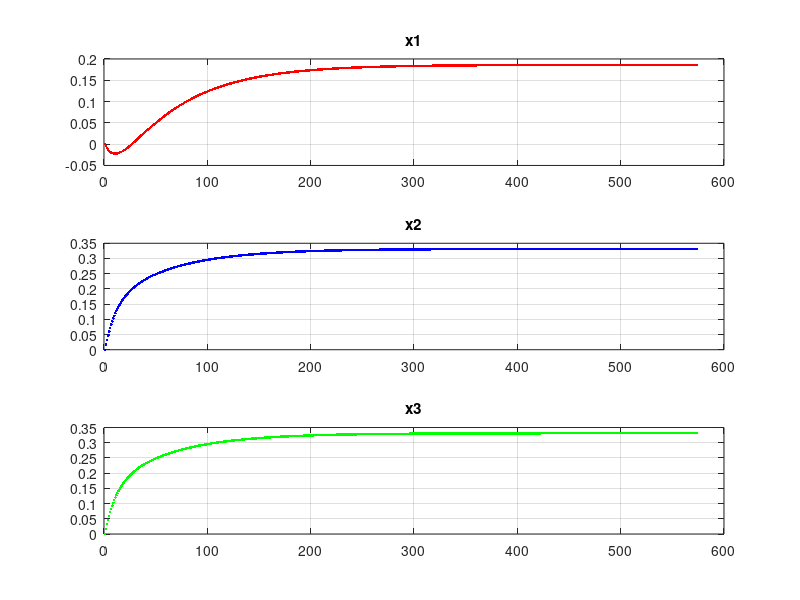
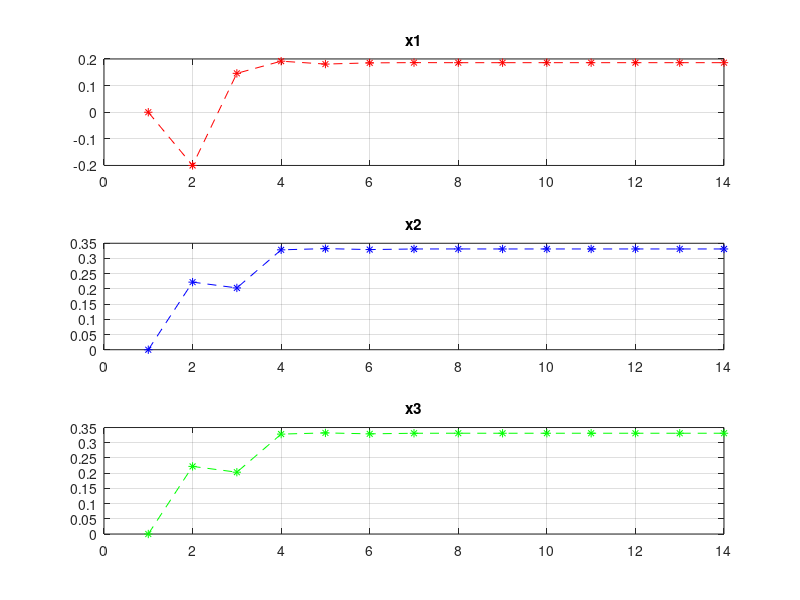

Recreate these plots in MATLAB, in order.
tic

clear;close all;clc;
%#Gradient discent method
A=[5 -2 3;-3 9 1;2 -1 -7];%Augmented matrix
b=[-1;2;3];% Right hand side matrix
H=@(x)[5*x(1)-2*x(2)+3*x(3)+1;-3*x(1)+9*x(2)+x(3)-2;2*x(1)-x(2)-7*x(3)-3];
J=[5 -2 3;-3 9 1;2 -1 -7];%Jacobian of H(x)
F=@(x) sum(H(x).^2)/2;%our objective function as the norm of H(x)
GF=@(x)J'*H(x);
L=10^(-3);%Gamma value
x=[0;0;0];%initial guess.
eps=10^(-8);
i=1;
f=[];
f(i)=F(x);
p=[x];
t=[i];
while f(i)>eps %==> observation the Stopping criteria
    i=i+1;
    t=[t,i];
    x=x-L*GF(x);
    p=[p,x];
    f(i)=F(x);
end
disp('#Gradient discent method : ')
x
i1=i%final interation value
x1=p(1,:);
x2=p(2,:);
x3=p(3,:);
figure
%subtitle('Gradient discent');
subplot(3,1,1);
plot(t,x1,'r.')
title('x1')
grid on
subplot(3,1,2);
plot(t,x2,'b.')
title('x2')
grid on
subplot(3,1,3);
plot(t,x2,'g.')
title('x3')
grid on
%#Fixed point method
x=[0;0;0];
%followin jacobian method as a type of fixed point method:
X=@(x)[(2*x(2)-3*x(3)-1)/5;(3*x(1)-x(3)+2)/9;(2*x(1)-x(2)-3)/7];
i=1;
p=[x];
t=[i];
while abs(X(x(:,i))-x(:,i))>eps%==> observation the Stopping criteria
i=i+1;
x(:,i)=X(x(:,i-1));
p(:,i)=x(:,i);
t(:,i)=i;
end
disp('#Fixed point method : ')
x=x(:,i)
i2=i%final interation value

disp('#Matlab result : ');
x=A\b

x1=p(1,:);
x2=p(2,:);
x3=p(3,:);
figure
%subtitle('Fixed point');
subplot(3,1,1);
plot(t,x1,'r*--')
title('x1')
grid on
subplot(3,1,2);
plot(t,x2,'b*--')
title('x2')
grid on
subplot(3,1,3);
plot(t,x2,'g*--')
title('x3')
grid on
fprintf('As you see Fixed point method is easier to code and coverges faster !!!')
toc